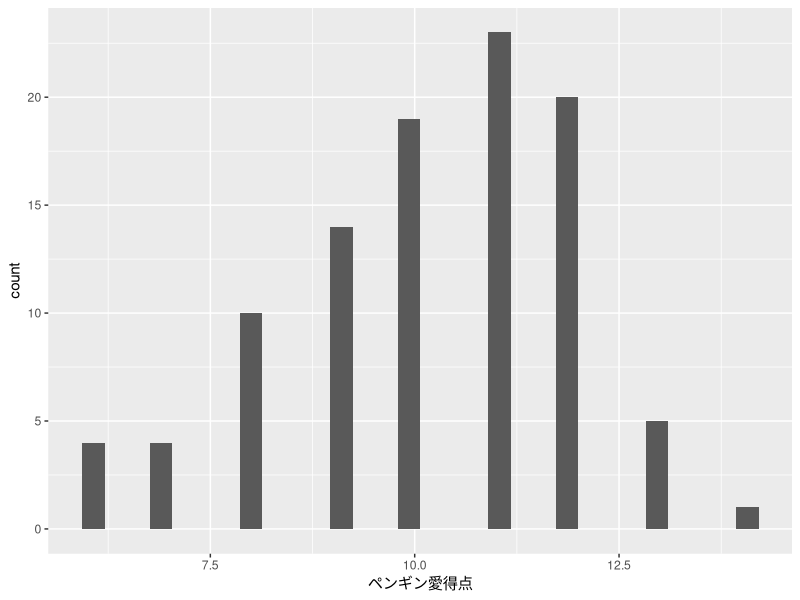
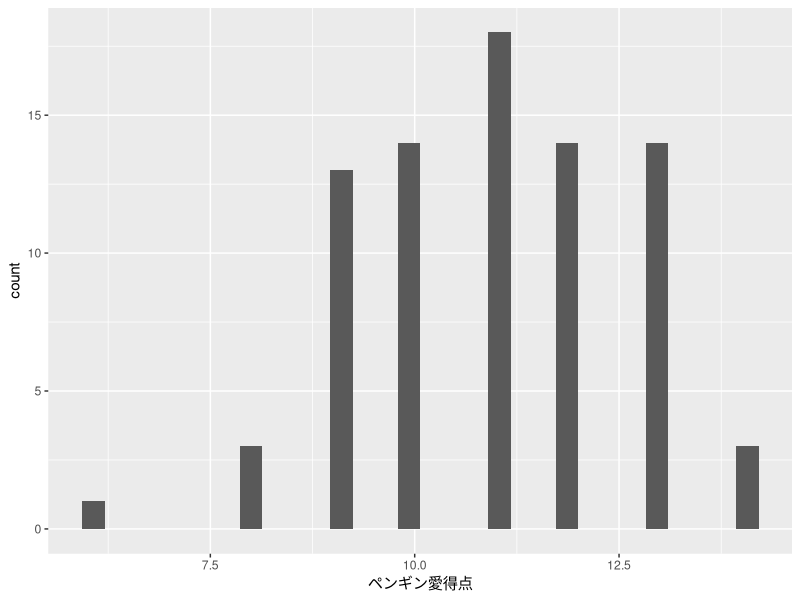
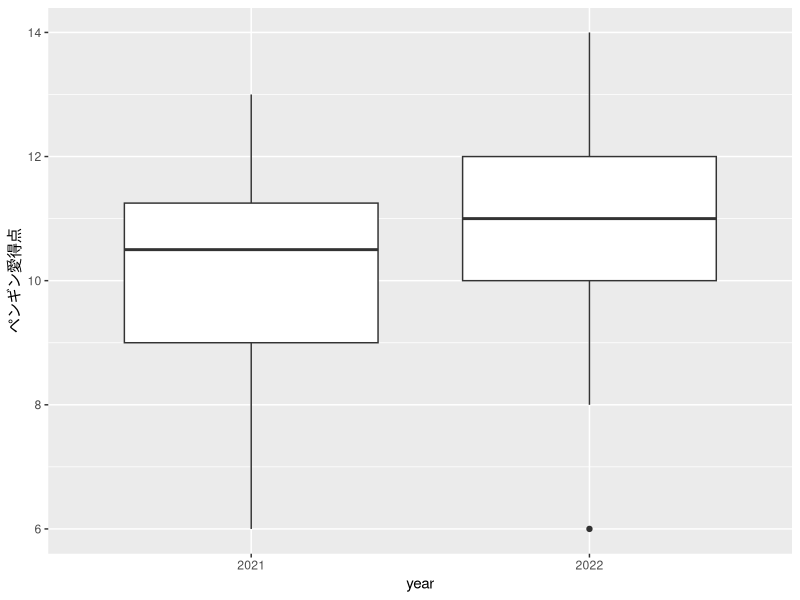

Generate these figures, in order, with R:
## ---- chunk 1
knitr::opts_chunk$set(echo = TRUE, warning = FALSE, message = FALSE)
## ---- chunk 2
library(tidyverse)
## ---- chunk 3
df_2021 <- 
  readxl::read_xlsx("data/df_2021.xlsx")

df_2022 <- 
  readxl::read_xlsx("data/df_2022.xlsx")
## ---- chunk 4
df_2021
df_2022
## ---- chunk 5
df_2021 <- 
  df_2021 |> 
  rename(item1 = "ペンギンのことが大好き",
         item2 = "ペンギンが可愛い",
         item3 = "ペンギンのことが苦手")


df_2021
## ---- chunk 6
df_2022 <- 
  df_2022 |> 
  rename(item1 = "ペンギンのことが大好き",
         item2 = "ペンギンが可愛い",
         item3 = "ペンギンのことが苦手")
## ---- chunk 7
  df_2021 |> 
  mutate(
    item1_n = case_when(item1 == "全くあてはまらない"             ~ 1,
                        item1 == "どちらかといえばあてはまらない" ~ 2,
                        item1 == "どちらともいえない"             ~ 3,
                        item1 == "どちらかといえばあてはまる"     ~ 4,
                        item1 == "非常にあてはまる"               ~ 5),
  ) |> 
  count(item1, item1_n)
## ---- chunk 8
df_2021 <- 
  df_2021 |> 
  mutate(
    item1 = case_when(item1 == "全くあてはまらない"             ~ 1,
                      item1 == "どちらかといえばあてはまらない" ~ 2,
                      item1 == "どちらともいえない"             ~ 3,
                      item1 == "どちらかといえばあてはまる"     ~ 4,
                      item1 == "非常にあてはまる"               ~ 5),
    item2 = case_when(item2 == "全くあてはまらない"             ~ 1,
                      item2 == "どちらかといえばあてはまらない" ~ 2,
                      item2 == "どちらともいえない"             ~ 3,
                      item2 == "どちらかといえばあてはまる"     ~ 4,
                      item2 == "非常にあてはまる"               ~ 5),
    item3 = case_when(item3 == "全くあてはまらない"             ~ 1,
                      item3 == "どちらかといえばあてはまらない" ~ 2,
                      item3 == "どちらともいえない"             ~ 3,
                      item3 == "どちらかといえばあてはまる"     ~ 4,
                      item3 == "非常にあてはまる"               ~ 5),
  )

## ---- chunk 9
df_2022 <- 
  df_2022 |> 
  mutate(across(starts_with("item"), # またはc("item1", "item2", "item3")
                ~case_when(.x == "全くあてはまらない"             ~ 1,
                           .x == "どちらかといえばあてはまらない" ~ 2,
                           .x == "どちらともいえない"             ~ 3,
                           .x == "どちらかといえばあてはまる"     ~ 4,
                           .x == "非常にあてはまる"               ~ 5))
  )

## ---- chunk 10
skimr::skim(df_2021)
skimr::skim(df_2022)

## ---- chunk 11
df_2021 <- 
  df_2021 |> 
  mutate(item3_r = case_when(item3 == 1 ~ 5,
                             item3 == 2 ~ 4,
                             item3 == 3 ~ 3,
                             item3 == 4 ~ 2,
                             item3 == 5 ~ 1))
# 確認
df_2021 |> 
  count(item3, item3_r)

## ---- chunk 12
df_2022 <- 
  df_2022 |> 
  mutate(item3_r = case_when(item3 == 1 ~ 5,
                             item3 == 2 ~ 4,
                             item3 == 3 ~ 3,
                             item3 == 4 ~ 2,
                             item3 == 5 ~ 1))
# 確認
df_2022 |> 
  count(item3, item3_r)
## ---- chunk 13
df_2021 <- 
  df_2021 |> 
  mutate(ペンギン愛得点 = item1 + item2 + item3_r)

## ---- chunk 14
df_2021 |> 
  select(item1,  item2,  item3_r, ペンギン愛得点)

3 + 3 + 1
## ---- chunk 15
ggplot(df_2021) +
  geom_histogram(aes(ペンギン愛得点))


## ---- chunk 16
df_2022 <- 
  df_2022 |> 
  mutate(ペンギン愛得点 = item1 + item2 + item3_r)

df_2022 |> 
  select(item1,  item2,  item3_r, ペンギン愛得点)


## ---- chunk 17
ggplot(df_2022) +
  geom_histogram(aes(ペンギン愛得点))
## ---- chunk 18
df_all <- 
  df_2021 |> 
  inner_join(df_2022, by = "ID")

df_all |> glimpse()
## ---- chunk 19
  df_all |> 
  rename(ペンギン愛得点_2021 = ペンギン愛得点.x,
         ペンギン愛得点_2022 = ペンギン愛得点.y)
## ---- chunk 20
df_all <- 
  df_all |> 
  rename_with(~str_replace(., ".x", "_2021"), # .xの部分を_2021に置換
              ends_with("x")) |>              # xで終わる列を選択
  rename_with(~str_replace(., ".y", "_2022"), # .yの部分を_2022に置換
              ends_with("y"))                 # yで終わる列を選択

df_all |> glimpse()
## ---- chunk 21
df_long <- 
  df_all |> 
    pivot_longer(!c(ID),   # longにする列は!c()に指定した列以外
               names_to = c(".value", "year"),  
               names_pattern =  "(.*)_(.*)")
  

df_long

## ---- chunk 22

ggplot(df_long, aes(ペンギン愛得点, year)) +
  geom_boxplot() +
  coord_flip()
